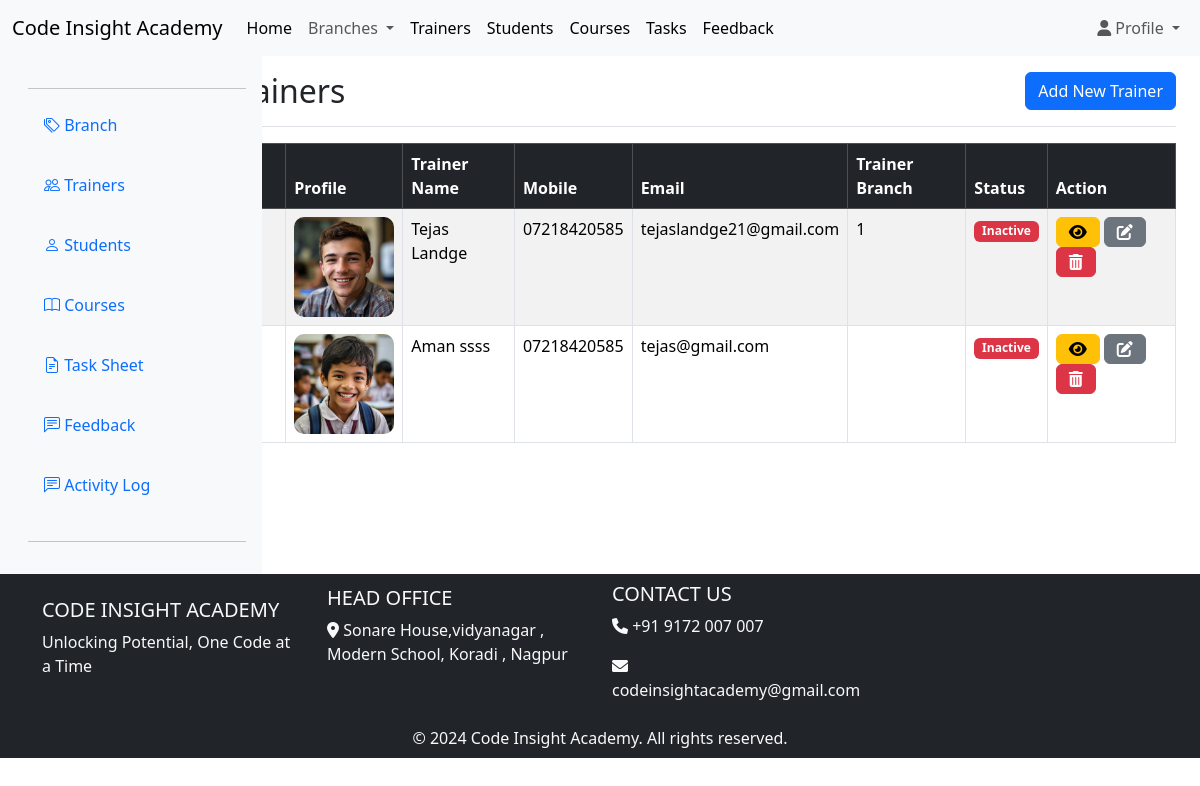
Screenshot of /superadmin/trainers.php (signed in) with the database file from the repository.
### tables this page shows
CREATE TABLE `trainers` (
  `trainer_id` int(11) NOT NULL,
  `first_name` varchar(100) DEFAULT NULL,
  `last_name` varchar(100) DEFAULT NULL,
  `email` varchar(255) DEFAULT NULL,
  `phone_number` varchar(20) DEFAULT NULL,
  `expertise` varchar(255) DEFAULT NULL,
  `qualification` varchar(255) DEFAULT NULL,
  `experience_years` int(11) DEFAULT NULL,
  `joining_date` date DEFAULT NULL,
  `branch_id` int(11) DEFAULT NULL,
  `status` enum('active','inactive') DEFAULT NULL,
  `salary` decimal(10,2) DEFAULT NULL,
  `photo` varchar(255) DEFAULT NULL,
  `address` varchar(255) DEFAULT NULL,
  `date_of_birth` date DEFAULT NULL,
  `gender` enum('male','female','other') DEFAULT NULL,
  `trainer_bio` text DEFAULT NULL,
  `certifications` varchar(255) DEFAULT NULL,
  `availability_schedule` varchar(255) DEFAULT NULL
);

### superadmin/trainers.php (the view, shortened to what this page needs)
<?php
include '../includes/header.php';
include 'log_activity.php';
$sql = "SELECT * FROM trainers";
$result = mysqli_query($conn, $sql);
?>
<div class="container-fluid">
    <div class="row">
        <nav id="sidebar" class="col-md-3 col-lg-2 d-none d-md-block bg-light sidebar position-sticky" style="top: 0;">
            <?php include '../includes/sidebar.php'; ?>
        </nav>
        <main class="col-12 col-md-9 ms-sm-auto col-lg-10 px-md-4">
            <div
                class="d-flex justify-content-between flex-wrap flex-md-nowrap align-items-center pt-3 pb-2 mb-3 border-bottom">
                <h1 class="h2">Trainers</h1>
                <a href="../add/add_trainer.php" class="btn btn-primary mb-2">Add New Trainer</a>
            </div>
            <div class="row">
                <div class="col-12">
                    <div class="table-responsive">
                        <table class="table table-striped table-bordered">
                            <thead class="table-dark">
                                <tr>
                                    <th scope="col">Sr. No.</th>
                                    <th scope="col">Profile</th>
                                    <th scope="col">Trainer Name</th>
                                    <th scope="col">Mobile</th>
                                    <th scope="col">Email</th>
                                    <th scope="col">Trainer Branch</th>
                                    <th scope="col">Status</th>
                                    <th scope="col">Action</th>
                                </tr>
                            </thead>
                            <tbody>
                                <?php
                                if (mysqli_num_rows($result) > 0) {
                                    $srno = 1;
                                    while ($row = mysqli_fetch_assoc($result)) {
                                        echo '<tr>';
                                        echo '<th scope="row">' . $srno . '</th>';
                                        echo '<td><img src="' . $row['photo'] . '" style="border-radius:10px" height="100px" width= "100px" alt=""> </td>';
                                        echo '<td>' . $row['first_name'] ." ".$row['last_name'] . '</td>';
                                        echo '<td>' . $row['phone_number'] . '</td>';
                                        echo '<td>' . $row['email'] . '</td>';
                                        echo '<td>' . $row['branch_id'] . '</td>';
                                        echo '<td>';
                                        if ($row['status'] == 'active') {
                                            echo '<span class="badge bg-success">Active</span>';
                                        } else {
                                            echo '<span class="badge bg-danger">Inactive</span>';
                                        }
                                        echo '</td>';
                                        echo '<td>
                                        <a href="trainer_details.php?id=' . $row['trainer_id'] . '"><button class="btn btn-warning fas fa-eye"></button></a>
                                         <a href="../edit/edit_trainer.php?id=' . $row['trainer_id'] . '">
                                                <button class="btn btn-secondary fas fa-edit"></button>
                                        </a>
                                        <a href="../delete/delete_trainer.php?id=' . $row['trainer_id'] . '" onclick="return confirm(\'Are you sure you want to delete this ' . $row['first_name'] ." ".$row['last_name'] . '?\');">
                                                <button class="btn btn-danger fas fa-trash-alt"></button>
                                        </a>
                                </td>';
                                        echo '</tr>';
                                        $srno++;
                                    }
                                } else {
                                    echo '<tr><td colspan="7">No branches found.</td></tr>';
                                }
                                ?>
                            </tbody>
                        </table>
                    </div>
                </div>
            </div>
        </main>
    </div>
</div>
<?php
include '../includes/footer.php';
?>

### rows the page displays
trainers: photo (picture), first_name "Tejas", last_name "Landge", phone_number "07218420585", email "tejaslandge21@gmail.com", branch "1", shows "Inactive"
trainers: photo (picture), first_name "Aman", last_name "ssss", phone_number "07218420585", email "tejas@gmail.com", status "Inactive"
